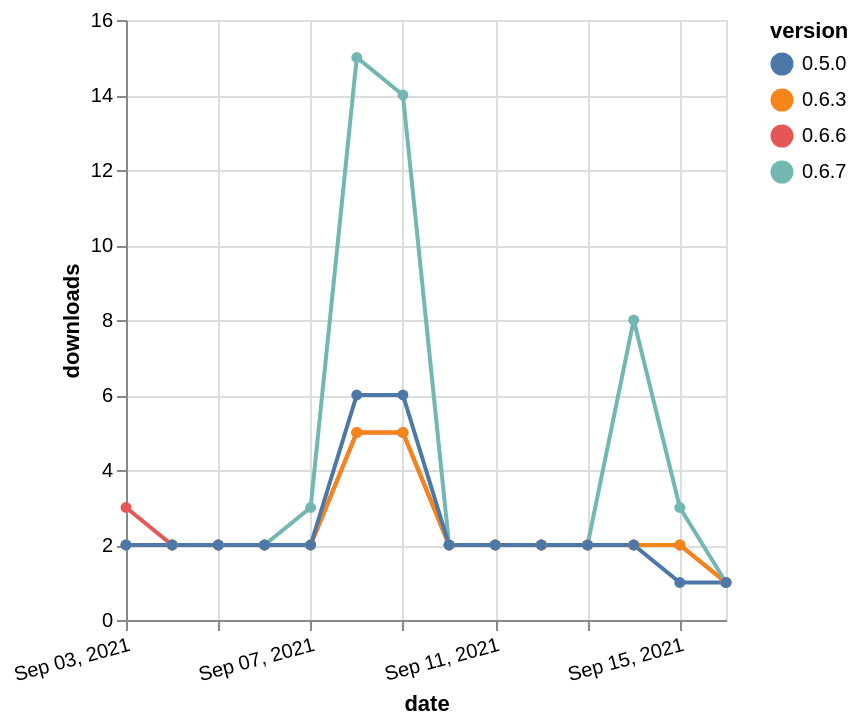

Express this chart as Vega-Lite.
### Vega-Lite specification from a JSON file in a GitHub repository (floating-point values rounded to 4 significant figures)
{"$schema": "https://vega.github.io/schema/vega-lite/v5.json", "description": "A simple bar chart with embedded data.", "data": {"values": [{"date": "2021-09-03", "total": 2749, "delta": 3, "version": "0.6.6"}, {"date": "2021-09-04", "total": 2751, "delta": 2, "version": "0.6.6"}, {"date": "2021-09-05", "total": 2753, "delta": 2, "version": "0.6.6"}, {"date": "2021-09-06", "total": 2755, "delta": 2, "version": "0.6.6"}, {"date": "2021-09-07", "total": 2757, "delta": 2, "version": "0.6.6"}, {"date": "2021-09-08", "total": 2762, "delta": 5, "version": "0.6.6"}, {"date": "2021-09-09", "total": 2767, "delta": 5, "version": "0.6.6"}, {"date": "2021-09-10", "total": 2769, "delta": 2, "version": "0.6.6"}, {"date": "2021-09-11", "total": 2771, "delta": 2, "version": "0.6.6"}, {"date": "2021-09-12", "total": 2773, "delta": 2, "version": "0.6.6"}, {"date": "2021-09-13", "total": 2775, "delta": 2, "version": "0.6.6"}, {"date": "2021-09-14", "total": 2777, "delta": 2, "version": "0.6.6"}, {"date": "2021-09-15", "total": 2779, "delta": 2, "version": "0.6.6"}, {"date": "2021-09-16", "total": 2780, "delta": 1, "version": "0.6.6"}, {"date": "2021-09-03", "total": 3487, "delta": 2, "version": "0.6.3"}, {"date": "2021-09-04", "total": 3489, "delta": 2, "version": "0.6.3"}, {"date": "2021-09-05", "total": 3491, "delta": 2, "version": "0.6.3"}, {"date": "2021-09-06", "total": 3493, "delta": 2, "version": "0.6.3"}, {"date": "2021-09-07", "total": 3495, "delta": 2, "version": "0.6.3"}, {"date": "2021-09-08", "total": 3500, "delta": 5, "version": "0.6.3"}, {"date": "2021-09-09", "total": 3505, "delta": 5, "version": "0.6.3"}, {"date": "2021-09-10", "total": 3507, "delta": 2, "version": "0.6.3"}, {"date": "2021-09-11", "total": 3509, "delta": 2, "version": "0.6.3"}, {"date": "2021-09-12", "total": 3511, "delta": 2, "version": "0.6.3"}, {"date": "2021-09-13", "total": 3513, "delta": 2, "version": "0.6.3"}, {"date": "2021-09-14", "total": 3515, "delta": 2, "version": "0.6.3"}, {"date": "2021-09-15", "total": 3517, "delta": 2, "version": "0.6.3"}, {"date": "2021-09-16", "total": 3518, "delta": 1, "version": "0.6.3"}, {"date": "2021-09-03", "total": 3548, "delta": 2, "version": "0.6.7"}, {"date": "2021-09-04", "total": 3550, "delta": 2, "version": "0.6.7"}, {"date": "2021-09-05", "total": 3552, "delta": 2, "version": "0.6.7"}, {"date": "2021-09-06", "total": 3554, "delta": 2, "version": "0.6.7"}, {"date": "2021-09-07", "total": 3557, "delta": 3, "version": "0.6.7"}, {"date": "2021-09-08", "total": 3572, "delta": 15, "version": "0.6.7"}, {"date": "2021-09-09", "total": 3586, "delta": 14, "version": "0.6.7"}, {"date": "2021-09-10", "total": 3588, "delta": 2, "version": "0.6.7"}, {"date": "2021-09-11", "total": 3590, "delta": 2, "version": "0.6.7"}, {"date": "2021-09-12", "total": 3592, "delta": 2, "version": "0.6.7"}, {"date": "2021-09-13", "total": 3594, "delta": 2, "version": "0.6.7"}, {"date": "2021-09-14", "total": 3602, "delta": 8, "version": "0.6.7"}, {"date": "2021-09-15", "total": 3605, "delta": 3, "version": "0.6.7"}, {"date": "2021-09-16", "total": 3606, "delta": 1, "version": "0.6.7"}, {"date": "2021-09-03", "total": 3923, "delta": 2, "version": "0.5.0"}, {"date": "2021-09-04", "total": 3925, "delta": 2, "version": "0.5.0"}, {"date": "2021-09-05", "total": 3927, "delta": 2, "version": "0.5.0"}, {"date": "2021-09-06", "total": 3929, "delta": 2, "version": "0.5.0"}, {"date": "2021-09-07", "total": 3931, "delta": 2, "version": "0.5.0"}, {"date": "2021-09-08", "total": 3937, "delta": 6, "version": "0.5.0"}, {"date": "2021-09-09", "total": 3943, "delta": 6, "version": "0.5.0"}, {"date": "2021-09-10", "total": 3945, "delta": 2, "version": "0.5.0"}, {"date": "2021-09-11", "total": 3947, "delta": 2, "version": "0.5.0"}, {"date": "2021-09-12", "total": 3949, "delta": 2, "version": "0.5.0"}, {"date": "2021-09-13", "total": 3951, "delta": 2, "version": "0.5.0"}, {"date": "2021-09-14", "total": 3953, "delta": 2, "version": "0.5.0"}, {"date": "2021-09-15", "total": 3954, "delta": 1, "version": "0.5.0"}, {"date": "2021-09-16", "total": 3955, "delta": 1, "version": "0.5.0"}]}, "width": "container", "mark": {"type": "line", "point": {"filled": true}}, "encoding": {"x": {"field": "date", "type": "temporal", "timeUnit": "yearmonthdate", "title": "date", "axis": {"labelAngle": -15}}, "y": {"field": "delta", "type": "quantitative", "title": "downloads"}, "color": {"field": "version", "type": "nominal"}, "tooltip": {"field": "delta"}}}
